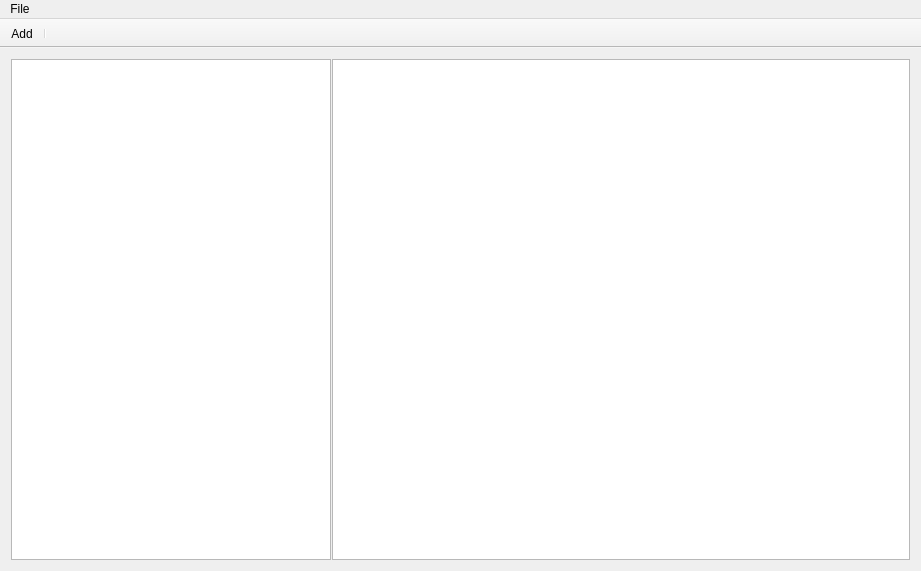
<?xml version="1.0" encoding="UTF-8"?>
<ui version="4.0">
 <class>OpenAggregator</class>
 <widget class="QMainWindow" name="OpenAggregator">
  <property name="geometry">
   <rect>
    <x>0</x>
    <y>0</y>
    <width>921</width>
    <height>571</height>
   </rect>
  </property>
  <property name="windowTitle">
   <string>OpenAggregator</string>
  </property>
  <widget class="QWidget" name="main">
   <layout class="QGridLayout" name="gridLayout">
    <item row="0" column="0">
     <widget class="QSplitter" name="splitter">
      <property name="orientation">
       <enum>Qt::Horizontal</enum>
      </property>
      <property name="handleWidth">
       <number>1</number>
      </property>
      <widget class="QTreeView" name="feeds">
       <property name="maximumSize">
        <size>
         <width>320</width>
         <height>16777215</height>
        </size>
       </property>
       <property name="selectionMode">
        <enum>QAbstractItemView::ExtendedSelection</enum>
       </property>
      </widget>
      <widget class="QTextBrowser" name="textBrowser"/>
     </widget>
    </item>
   </layout>
  </widget>
  <widget class="QMenuBar" name="menuBar">
   <property name="geometry">
    <rect>
     <x>0</x>
     <y>0</y>
     <width>921</width>
     <height>21</height>
    </rect>
   </property>
   <widget class="QMenu" name="file">
    <property name="title">
     <string>File</string>
    </property>
    <addaction name="import_2"/>
    <addaction name="setHost"/>
   </widget>
   <addaction name="file"/>
  </widget>
  <widget class="QToolBar" name="toolBar">
   <property name="minimumSize">
    <size>
     <width>0</width>
     <height>25</height>
    </size>
   </property>
   <property name="windowTitle">
    <string>toolBar</string>
   </property>
   <property name="movable">
    <bool>false</bool>
   </property>
   <property name="allowedAreas">
    <set>Qt::TopToolBarArea</set>
   </property>
   <property name="floatable">
    <bool>false</bool>
   </property>
   <attribute name="toolBarArea">
    <enum>TopToolBarArea</enum>
   </attribute>
   <attribute name="toolBarBreak">
    <bool>false</bool>
   </attribute>
   <addaction name="actionAdd"/>
   <addaction name="separator"/>
  </widget>
  <action name="import_2">
   <property name="text">
    <string>Import</string>
   </property>
  </action>
  <action name="setHost">
   <property name="text">
    <string>Set Host</string>
   </property>
  </action>
  <action name="actionAdd">
   <property name="text">
    <string>Add</string>
   </property>
  </action>
 </widget>
 <layoutdefault spacing="6" margin="11"/>
 <resources/>
 <connections>
  <connection>
   <sender>actionAdd</sender>
   <signal>triggered()</signal>
   <receiver>OpenAggregator</receiver>
   <slot>AddFeed()</slot>
   <hints>
    <hint type="sourcelabel">
     <x>-1</x>
     <y>-1</y>
    </hint>
    <hint type="destinationlabel">
     <x>460</x>
     <y>285</y>
    </hint>
   </hints>
  </connection>
  <connection>
   <sender>setHost</sender>
   <signal>triggered()</signal>
   <receiver>OpenAggregator</receiver>
   <slot>SetHost()</slot>
   <hints>
    <hint type="sourcelabel">
     <x>-1</x>
     <y>-1</y>
    </hint>
    <hint type="destinationlabel">
     <x>460</x>
     <y>285</y>
    </hint>
   </hints>
  </connection>
  <connection>
   <sender>import_2</sender>
   <signal>triggered()</signal>
   <receiver>OpenAggregator</receiver>
   <slot>Import()</slot>
   <hints>
    <hint type="sourcelabel">
     <x>-1</x>
     <y>-1</y>
    </hint>
    <hint type="destinationlabel">
     <x>460</x>
     <y>285</y>
    </hint>
   </hints>
  </connection>
  <connection>
   <sender>feeds</sender>
   <signal>clicked(QModelIndex)</signal>
   <receiver>OpenAggregator</receiver>
   <slot>FeedOrFolderSelected(QModelIndex)</slot>
   <hints>
    <hint type="sourcelabel">
     <x>168</x>
     <y>308</y>
    </hint>
    <hint type="destinationlabel">
     <x>460</x>
     <y>285</y>
    </hint>
   </hints>
  </connection>
 </connections>
 <slots>
  <slot>AddFeed()</slot>
  <slot>SetHost()</slot>
  <slot>Import()</slot>
  <slot>FolderNameChanged(QString)</slot>
  <slot>FeedOrFolderSelected(QModelIndex)</slot>
 </slots>
</ui>
